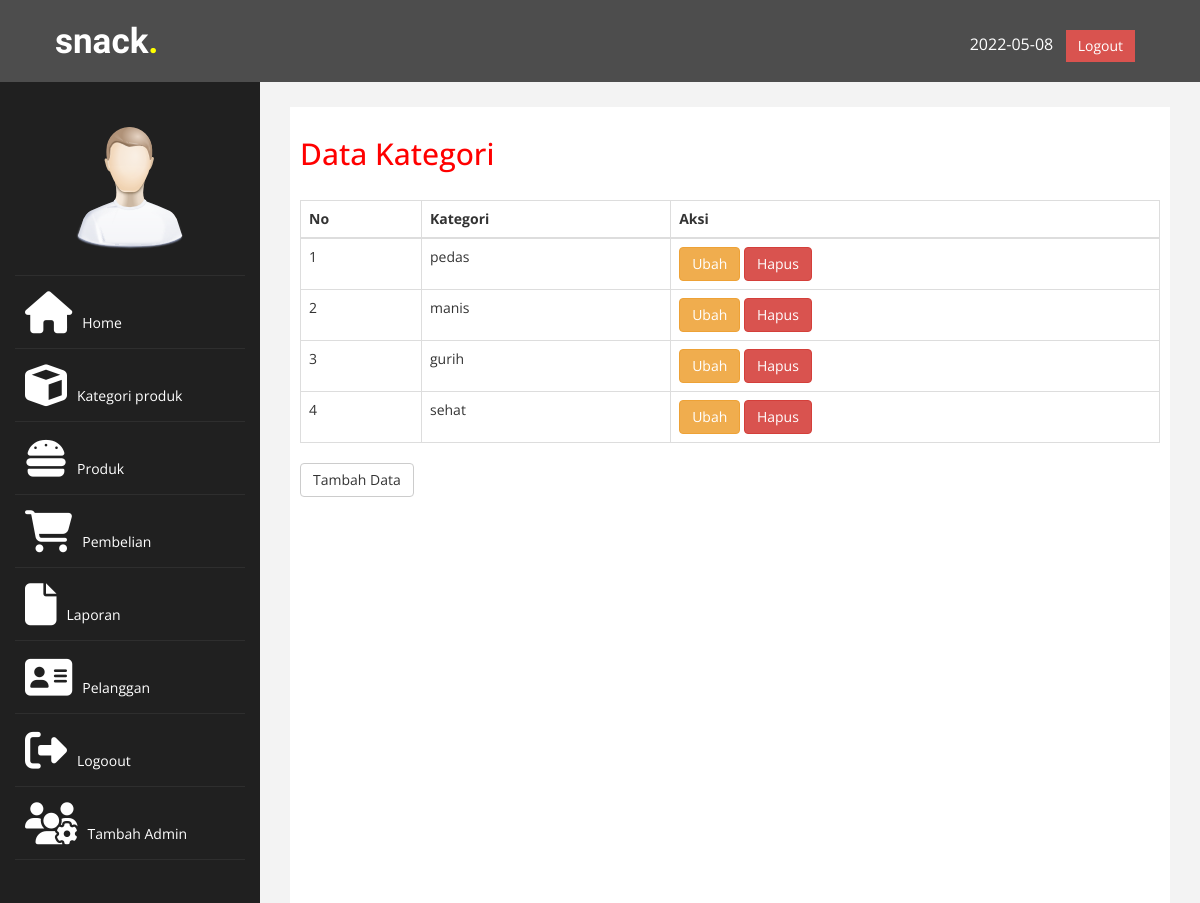
The app's page /TA/admin/index.php?halaman=kategori (signed in) with its own data.
### tables this page shows
CREATE TABLE `kategori` (
  `id_kategori` int(100) NOT NULL,
  `nama_kategori` varchar(200) NOT NULL
);

### TA/admin/kategori.php (the view)
<h2>Data Kategori</h2>
<br>
<?php
$semuadata=array();
$ambil = $koneksi->query("SELECT * FROM kategori");
 while($tiap = $ambil->fetch_assoc()){
 	$semuadata[]=$tiap;
 }
 ?>
<table class="table table-bordered">
	<thead>
		<tr>
			<th>No</th>
			<th>Kategori</th>
			<th>Aksi</th>
		</tr>
	</thead>
	<tbody>
		<?php foreach ($semuadata as $key => $value): ?>
		<tr>
			<td><?php echo $key+1; ?></td>
			<td><?php echo $value["nama_kategori"] ?></td>
			<td>
				<a href="" class="btn btn-warning">Ubah</a>
				<a href="" class="btn btn-danger">Hapus</a>
			</td>
		</tr>
		<?php endforeach ?>
	</tbody>
</table>
<a href="" class="btn btn-default">Tambah Data</a>

### TA/admin/assets/css/custom.css (style rules this page uses)
body { font-family: 'Open Sans', sans-serif; }
h2 { color: #f00; }

### records on screen
kategori: nama_kategori "pedas"
kategori: nama_kategori "manis"
kategori: nama_kategori "gurih"
kategori: nama_kategori "sehat"
